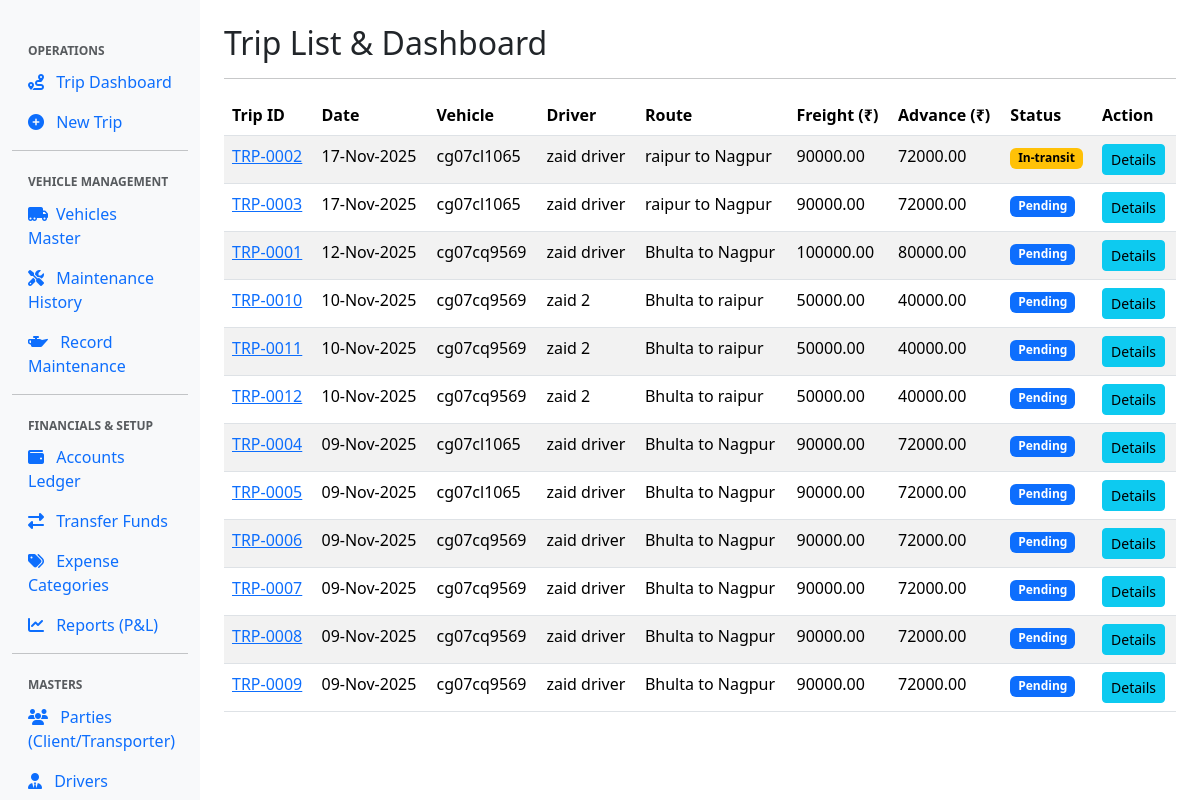
The page / on the database its author committed.
### management/models.py (models this page shows, shortened)
class Trip(models.Model):
    trip_id = models.CharField(
        max_length=15, unique=True, blank=True, editable=False, verbose_name="Trip ID"
    )
    date = models.DateField()
    vehicle = models.ForeignKey('management.Vehicle', on_delete=models.PROTECT)
    driver = models.ForeignKey(Driver, on_delete=models.PROTECT)
    client = models.ForeignKey(
        PartyMaster,
        on_delete=models.PROTECT,
        limit_choices_to={'party_type': 'CLIENT'},
        related_name='trips_as_client',
        verbose_name="Client (Consignor)"
    )
    transporter = models.ForeignKey(
        PartyMaster,
        on_delete=models.PROTECT,
        limit_choices_to={'party_type': 'TRANSPORTER'},
        related_name='trips_as_transporter',
        verbose_name="Transporter (Carrier)"
    )
    origin = models.CharField(max_length=100)
    destination = models.CharField(max_length=100)
    rate = models.DecimalField(max_digits=10, decimal_places=2)
    weight = models.DecimalField(max_digits=10, decimal_places=2)
    total_freight = models.DecimalField(
        max_digits=12, decimal_places=2, default=Decimal('0.00'), editable=False
    )
    commission_amount = models.DecimalField(
        max_digits=12, decimal_places=2, default=Decimal('0.00'), editable=False
    )
    orai_amount = models.DecimalField(
        max_digits=12, decimal_places=2, default=Decimal('0.00'), editable=False
    )
    halting = models.DecimalField(max_digits=10, decimal_places=2, default=Decimal('0.00'))
    advance = models.DecimalField(max_digits=10, decimal_places=2, default=Decimal('0.00'))
    status = models.CharField(
        max_length=20, choices=TRIP_STATUS_CHOICES, default='PENDING'
    )

class Vehicle(models.Model):
    vehicle_no = models.CharField(
        max_length=15, unique=True, primary_key=True, verbose_name="Vehicle Number"
    )
    vehicle_type = models.CharField(max_length=50)
    ownership = models.CharField(max_length=20, default='Own')
    owner_name = models.CharField(max_length=100, blank=True, null=True)
    hypothecation = models.CharField(max_length=100, blank=True, null=True, verbose_name="Hypothecation Details")
    reg_date = models.DateField(blank=True, null=True, verbose_name="Registration Date")
    fitness_expiry = models.DateField(blank=True, null=True, verbose_name="Fitness Expiry")
    permit_expiry = models.DateField(blank=True, null=True, verbose_name="Permit Expiry")
    insurance_expiry = models.DateField(blank=True, null=True, verbose_name="Insurance Expiry")
    national_permit = models.CharField(max_length=50, blank=True, null=True)
    puc_expiry = models.DateField(blank=True, null=True, verbose_name="PUC Expiry")
    tax_expiry = models.DateField(blank=True, null=True, verbose_name="Tax Expiry")

class Driver(models.Model):
    driver_id = models.CharField(
        max_length=10,
        unique=True,
        primary_key=True,
        verbose_name="Driver ID"
    )
    name = models.CharField(max_length=100)
    mobile = models.CharField(max_length=15)
    license_no = models.CharField(max_length=50, unique=True)
    license_expiry = models.DateField()
    fixed_salary = models.DecimalField(max_digits=10, decimal_places=2, default=Decimal('0.00'))
    wage_rate = models.DecimalField(max_digits=10, decimal_places=2, default=Decimal('0.00'))
    is_active = models.BooleanField(default=True)

### management/views.py (the view)
# urls.py: path('', views.trip_list, name='trip_list'),
def trip_list(request):
    trips = Trip.objects.all().select_related('vehicle', 'driver', 'transporter').order_by('-date')
    context = {
        'trips': trips,
        'title': 'Trip List & Dashboard'
    }
    return render(request, 'management/trip_list.html', context)

### management/templates/management/trip_list.html
{% extends "base.html" %}
{% block content %}
<div class="table-responsive">
    <table class="table table-striped table-hover">
        <thead>
            <tr>
                <th>Trip ID</th>
                <th>Date</th>
                <th>Vehicle</th>
                <th>Driver</th>
                <th>Route</th>
                <th>Freight (₹)</th>
                <th>Advance (₹)</th>
                <th>Status</th>
                <th>Action</th>
            </tr>
        </thead>
        <tbody>
            {% for trip in trips %}
            <tr>
                <td><a href="{% url 'trip_detail' trip.trip_id %}">{{ trip.trip_id }}</a></td>
                <td>{{ trip.date|date:"d-M-Y" }}</td>
                <td>{{ trip.vehicle.vehicle_no }}</td>
                <td>{{ trip.driver.name }}</td>
                <td>{{ trip.origin }} to {{ trip.destination }}</td>
                <td>{{ trip.total_freight|floatformat:2 }}</td>
                <td>{{ trip.advance|floatformat:2 }}</td>
                <td><span class="badge text-bg-{% if trip.status == 'COMPLETED' %}success{% elif trip.status == 'IN_TRANSIT' %}warning{% else %}primary{% endif %}">{{ trip.get_status_display }}</span></td>
                <td>
                    <a href="{% url 'trip_detail' trip.trip_id %}" class="btn btn-sm btn-info">Details</a>
                </td>
            </tr>
            {% empty %}
            <tr>
                <td colspan="9" class="text-center">No trips found. Start by creating a new trip!</td>
            </tr>
            {% endfor %}
        </tbody>
    </table>
</div>
{% endblock content %}

### management/templates/base.html (shortened to what this page needs)
{% load static %}
<!DOCTYPE html>
<html lang="en">
<head>
    <link rel="stylesheet" href="https://cdnjs.cloudflare.com/ajax/libs/font-awesome/6.5.2/css/all.min.css">
    <link href="https://cdn.jsdelivr.net/npm/bootstrap@5.3.3/dist/css/bootstrap.min.css" rel="stylesheet">
</head>
<body>
    <div class="container-fluid">
        <div class="row">
            <nav class="col-md-2 d-none d-md-block sidebar">
                <div class="sidebar-sticky">
                    <h6 class="sidebar-heading d-flex justify-content-between align-items-center px-3 mt-4 mb-1 text-muted">
                        <span>Operations</span>
                    </h6>
                    <ul class="nav flex-column">
                        <li class="nav-item">
                            <a class="nav-link {% if request.resolver_match.url_name == 'trip_list' %}active{% endif %}" href="{% url 'trip_list' %}">
                                <i class="fas fa-route me-2"></i> Trip Dashboard
                            </a>
                        </li>
                        <li class="nav-item">
                            <a class="nav-link {% if request.resolver_match.url_name == 'trip_create' %}active{% endif %}" href="{% url 'trip_create' %}">
                                <i class="fas fa-plus-circle me-2"></i> New Trip
                            </a>
                        </li>
                    </ul>
                    <hr class="my-2">
                    <h6 class="sidebar-heading d-flex justify-content-between align-items-center px-3 mt-4 mb-1 text-muted">
                        <span>Vehicle Management</span>
                    </h6>
                    <ul class="nav flex-column">
                        <li class="nav-item">
                            <a class="nav-link {% if 'vehicle_list' in request.resolver_match.url_name %}active{% endif %}" href="{% url 'vehicle_list' %}">
                                <i class="fas fa-truck-moving me-2"></i>Vehicles Master
                            </a>
                        </li>
                        <li class="nav-item">
                            <a class="nav-link {% if 'maintenance_expense' in request.resolver_match.url_name %}active{% endif %}" href="{% url 'maintenance_expense_list' %}">
                                <i class="fas fa-tools me-2"></i> Maintenance History
                            </a>
                        </li>
                        <li class="nav-item">
                            <a class="nav-link {% if request.resolver_match.url_name == 'maintenance_expense_create' %}active{% endif %}" href="{% url 'maintenance_expense_create' %}">
                                <i class="fas fa-oil-can me-2"></i> Record Maintenance
                            </a>
                        </li>
                    </ul>
                    <hr class="my-2">
                    <h6 class="sidebar-heading d-flex justify-content-between align-items-center px-3 mt-4 mb-1 text-muted">
                        <span>Financials & Setup</span>
                    </h6>
                    <ul class="nav flex-column">
                        <li class="nav-item">
                            <a class="nav-link {% if 'account' in request.resolver_match.url_name and 'transfer' not in request.resolver_match.url_name %}active{% endif %}" href="{% url 'account_list' %}">
                                <i class="fas fa-wallet me-2"></i> Accounts Ledger
                            </a>
                        </li>
                        <li class="nav-item">
                            <a class="nav-link {% if request.resolver_match.url_name == 'account_transfer' %}active{% endif %}" href="{% url 'account_transfer' %}">
                                <i class="fas fa-exchange-alt me-2"></i> Transfer Funds
                            </a>
                        </li>
                         <li class="nav-item">
                            <a class="nav-link {% if 'expense_category' in request.resolver_match.url_name %}active{% endif %}" href="{% url 'expense_category_list' %}">
                                <i class="fas fa-tags me-2"></i> Expense Categories
                            </a>
                        </li>
                        <li class="nav-item">
                            <a class="nav-link" href="#">
                                <i class="fas fa-chart-line me-2"></i> Reports (P&L)
                            </a>
                        </li>
                    </ul>
                    <hr class="my-2">
                    <h6 class="sidebar-heading d-flex justify-content-between align-items-center px-3 mt-4 mb-1 text-muted">
                        <span>Masters</span>
                    </h6>
                    <ul class="nav flex-column">
                       <li class="nav-item">
                            <a class="nav-link {% if 'party' in request.resolver_match.url_name %}active{% endif %}" href="{% url 'party_list' %}">
                                <i class="fas fa-users me-2"></i> Parties (Client/Transporter)
                            </a>
                        </li>
                        <li class="nav-item">
                            <a class="nav-link {% if 'driver' in request.resolver_match.url_name %}active{% endif %}" href="{% url 'driver_list' %}">
                                <i class="fas fa-user-tie me-2"></i> Drivers
                            </a>
                        </li>
                    </ul>
                </div>
            </nav>
            <main role="main" class="col-md-10 ml-sm-auto px-4 main-content">
                <h1 class="h2 mt-4 mb-3">{{ title|default:"TMS Dashboard" }}</h1>
                <hr>
                {% block content %}
                {% endblock content %}
            </main>
        </div>
    </div>
</body>
</html>

### management/templates/base.html (style rules this page uses)
.sidebar { height: 100vh; background-color: #f8f9fa; padding-top: 20px; position: fixed; top: 0; left: 0; z-index: 1000; overflow-y: auto; width: 16.666%; }
.main-content { margin-left: 16.666%; padding-left: 1.5rem; padding-right: 1.5rem; }
.sidebar-heading { font-size: .75rem; text-transform: uppercase; font-weight: bold; }

### rows shown on the page
Trip: trip_id "TRP-0002", date "17-Nov-2025", vehicle.vehicle_no "cg07cl1065", driver.name "zaid driver", origin "raipur", destination "Nagpur", total_freight "90000.00", advance "72000.00", status "In-transit"
Trip: trip_id "TRP-0003", date "17-Nov-2025", vehicle.vehicle_no "cg07cl1065", driver.name "zaid driver", origin "raipur", destination "Nagpur", total_freight "90000.00", advance "72000.00", status "Pending"
Trip: trip_id "TRP-0001", date "12-Nov-2025", vehicle.vehicle_no "cg07cq9569", driver.name "zaid driver", origin "Bhulta", destination "Nagpur", total_freight "100000.00", advance "80000.00", status "Pending"
Trip: trip_id "TRP-0010", date "10-Nov-2025", vehicle.vehicle_no "cg07cq9569", driver.name "zaid 2", origin "Bhulta", destination "raipur", total_freight "50000.00", advance "40000.00", status "Pending"
Trip: trip_id "TRP-0011", date "10-Nov-2025", vehicle.vehicle_no "cg07cq9569", driver.name "zaid 2", origin "Bhulta", destination "raipur", total_freight "50000.00", advance "40000.00", status "Pending"
Trip: trip_id "TRP-0012", date "10-Nov-2025", vehicle.vehicle_no "cg07cq9569", driver.name "zaid 2", origin "Bhulta", destination "raipur", total_freight "50000.00", advance "40000.00", status "Pending"
Trip: trip_id "TRP-0004", date "09-Nov-2025", vehicle.vehicle_no "cg07cl1065", driver.name "zaid driver", origin "Bhulta", destination "Nagpur", total_freight "90000.00", advance "72000.00", status "Pending"
Trip: trip_id "TRP-0005", date "09-Nov-2025", vehicle.vehicle_no "cg07cl1065", driver.name "zaid driver", origin "Bhulta", destination "Nagpur", total_freight "90000.00", advance "72000.00", status "Pending"
Trip: trip_id "TRP-0006", date "09-Nov-2025", vehicle.vehicle_no "cg07cq9569", driver.name "zaid driver", origin "Bhulta", destination "Nagpur", total_freight "90000.00", advance "72000.00", status "Pending"
Trip: trip_id "TRP-0007", date "09-Nov-2025", vehicle.vehicle_no "cg07cq9569", driver.name "zaid driver", origin "Bhulta", destination "Nagpur", total_freight "90000.00", advance "72000.00", status "Pending"
Trip: trip_id "TRP-0008", date "09-Nov-2025", vehicle.vehicle_no "cg07cq9569", driver.name "zaid driver", origin "Bhulta", destination "Nagpur", total_freight "90000.00", advance "72000.00", status "Pending"
Trip: trip_id "TRP-0009", date "09-Nov-2025", vehicle.vehicle_no "cg07cq9569", driver.name "zaid driver", origin "Bhulta", destination "Nagpur", total_freight "90000.00", advance "72000.00", status "Pending"

### other values the page prints
{{ title|default:"TMS Dashboard" }} "Trip List & Dashboard"
